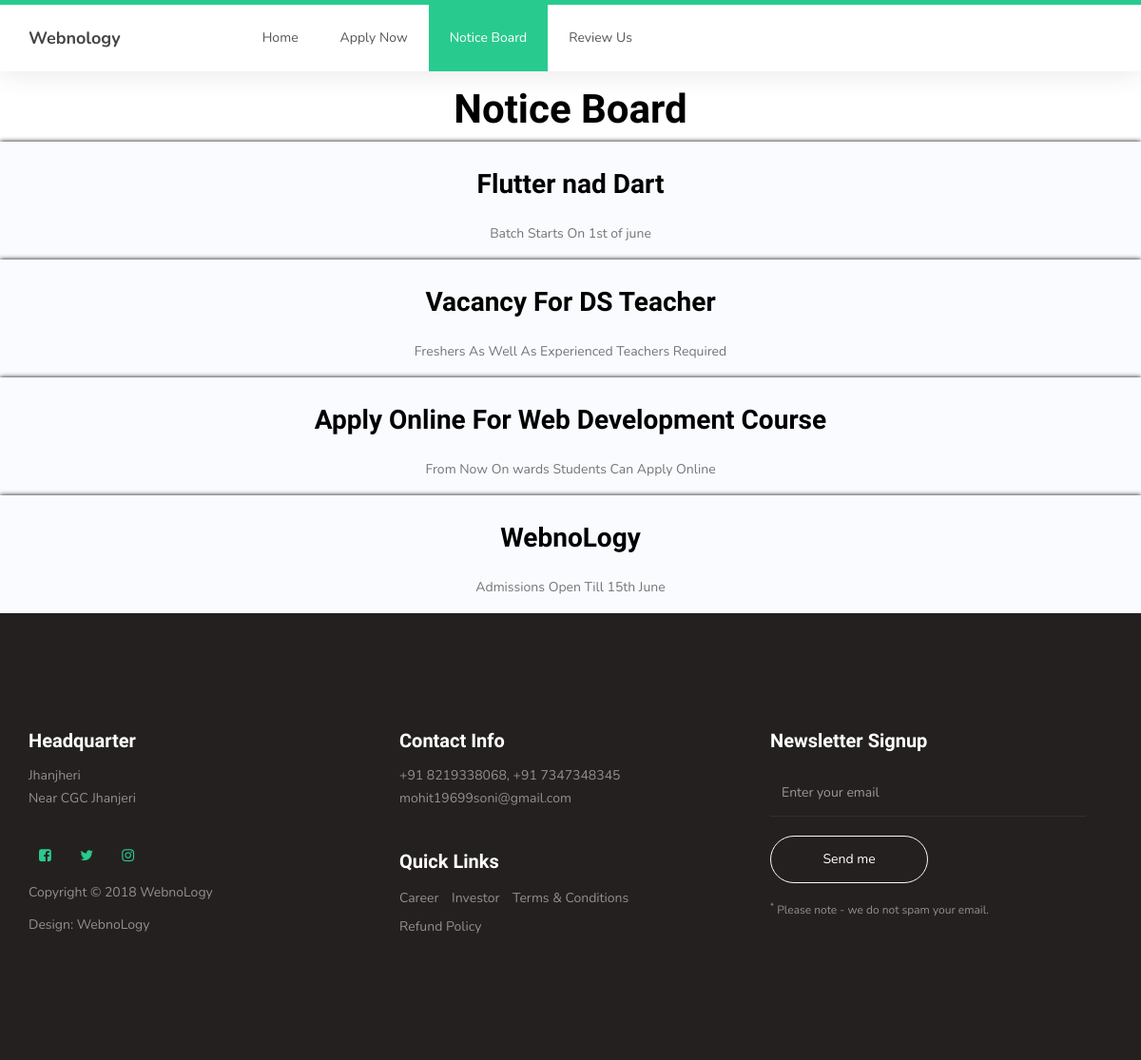
Page /notice.php on the committed database.
### tables this page shows
CREATE TABLE `notice` (
  `id` int(11) NOT NULL,
  `head` text NOT NULL,
  `disc` text NOT NULL
);

### notice.php (the view, shortened to what this page needs)
<?php include 'database.php'?>
<?php
$query="SELECT `head`,`disc` FROM `notice`";
$table=mysqli_query($link,$query);
$array=mysqli_fetch_all($table);
?>
<!DOCTYPE html>
<html lang="en">
<head>
     <link rel="stylesheet" href="css/bootstrap.min.css">
     <link rel="stylesheet" href="css/font-awesome.min.css">
     <link rel="stylesheet" href="css/owl.carousel.css">
     <link rel="stylesheet" href="css/owl.theme.default.min.css">
     <link rel="stylesheet" href="css/templatemo-style.css">
</head>
        <body id="top" data-spy="scroll" data-target=".navbar-collapse" data-offset="50">
     <section class="navbar custom-navbar navbar-fixed-top" role="navigation">
          <div class="container">
               <div class="navbar-header">
                    <a href="#" class="navbar-brand">Webnology</a>
               </div>
               <div class="collapse navbar-collapse">
                    <ul class="nav navbar-nav navbar-nav-first">
                         <li><a href="index.php" class="smoothScroll">Home</a></li>
                         <li><a href="courses.php" class="smoothScroll">Apply Now</a></li>
                       <li><a href="#top" class="smoothScroll">Notice Board</a></li>
                       <li><a href="comments.php" class="smoothScroll">Review Us</a></li>
                    </ul>
               </div>
          </div>
     </section>
<div class="">
<h1 class="high">Notice Board</h1>
<?php for($i=0;$i<count($array);$i++){
echo '
<div class="notice">
<h2 class="low"> '.$array[$i][0].' </h2>
<p class="lower">'.$array[$i][1].'</p>
</div>';
}
    ?>
</div>
     <footer id="footer">
          <div class="container">
               <div class="row">
                    <div class="col-md-4 col-sm-6">
                         <div class="footer-info">
                              <div class="section-title">
                                   <h2>Headquarter</h2>
                              </div>
                              <address>
                                   <p>Jhanjheri<br>Near CGC Jhanjeri</p>
                              </address>
                              <ul class="social-icon">
                                   <li><a href="#" class="fa fa-facebook-square" attr="facebook icon"></a></li>
                                   <li><a href="#" class="fa fa-twitter"></a></li>
                                   <li><a href="#" class="fa fa-instagram"></a></li>
                              </ul>
                              <div class="copyright-text">
                                   <p>Copyright &copy; 2018 WebnoLogy</p>
                                   <p>Design: <a rel="nofollow noopener" href="index.html"
                                   title="free templates" target="_parent">WebnoLogy</a></p>
                              </div>
                         </div>
                    </div>
                    <div class="col-md-4 col-sm-6">
                         <div class="footer-info">
                              <div class="section-title">
                                   <h2>Contact Info</h2>
                              </div>
                              <address>
                                   <p>+91 8219338068, +91 7347348345</p>
                                   <p><a href="mailto:mohit19699soni@gmail.com">mohit19699soni@gmail.com</a></p>
                              </address>
                              <div class="footer_menu">
                                   <h2>Quick Links</h2>
                                   <ul>
                                        <li><a href="courses.php">Career</a></li>
                                        <li><a href="#">Investor</a></li>
                                        <li><a href="terms.php">Terms & Conditions</a></li>
                                        <li><a href="terms.php">Refund Policy</a></li>
                                   </ul>
                              </div>
                         </div>
                    </div>
                    <div class="col-md-4 col-sm-12">
                         <div class="footer-info newsletter-form">
                              <div class="section-title">
                                   <h2>Newsletter Signup</h2>
                              </div>
                              <div>
                                   <div class="form-group">
                                        <form action="#" method="get">
                                             <input type="email" class="form-control" placeholder="Enter your email" name="email" id="email" required="">
                                             <input type="submit" class="form-control" name="submit" id="form-submit" value="Send me">
                                        </form>
                                        <span><sup>*</sup> Please note - we do not spam your email.</span>
                                   </div>
                              </div>
                         </div>
                    </div>
               </div>
          </div>
     </footer>
</body>
</html>

### css/templatemo-style.css (style rules this page uses)
body { background: #ffffff; font-family: 'Nunito', sans-serif; overflow-x: hidden; padding-top: 70px; }
h1,h2,h3,h4,h5,h6 { font-family: 'Muli', sans-serif; font-weight: bold; line-height: inherit; }
h1 { color: #252525; font-size: 3em; line-height: normal; }
h2 { color: #353535; font-size: 2em; padding-bottom: 10px; }
p { color: #757575; font-size: 14px; font-weight: normal; line-height: 24px; }
html { -webkit-font-smoothing: antialiased; }
a { color: #252525; -webkit-transition: 0.5s; transition: 0.5s; text-decoration: none !important; }
a, input, button, .form-control { -webkit-transition: 0.5s; transition: 0.5s; }
.section-title { padding-bottom: 40px; }
.section-title h2 { margin: 0; }
section { position: relative; padding: 100px 0; }
.custom-navbar { background: #ffffff; border-top: 5px solid #29ca8e; border-bottom: 0; -webkit-box-shadow: 0 1px 30px rgba(0, 0, 0, 0.1); -moz-box-shadow: 0 1px 30px rgba(0, 0, 0, 0.1); box-shadow: 0 1px 30px rgba(0, 0, 0, 0.1); padding: 12px 0; margin-bottom: 0; padding: 0; }
.custom-navbar .navbar-brand { color: #454545; font-size: 18px; font-weight: bold; line-height: 40px; }
.custom-navbar .navbar-nav.navbar-nav-first { margin-left: 8em; }
.custom-navbar .nav li a { line-height: 40px; color: #575757; padding-right: 22px; padding-left: 22px; }
.custom-navbar .nav li.active > a { background-color: #29ca8e; color: #ffffff; }
footer { background: #252020; padding: 120px 0; }
footer .section-title { padding-bottom: 10px; }
footer h2 { font-size: 20px; }
footer a, footer p { color: #909090; }
footer address p { margin-bottom: 0; }
footer .social-icon { margin-top: 25px; }
.footer-info { margin-right: 2em; }
.footer-info h2 { color: #ffffff; padding: 0; }
.footer_menu h2 { margin-top: 2em; }
.footer_menu ul { margin: 0; padding: 0; }
.footer_menu li { display: inline-block; list-style: none; margin: 5px 10px 5px 0; }
.newsletter-form .form-control { background: transparent; border-radius: 0; box-shadow: none; border: 0; border-bottom: 1px solid #303030; height: 50px; margin: 5px 0; }
.newsletter-form input[type="submit"] { background: transparent; border: 1px solid #f9f9f9; border-radius: 50px; color: #ffffff; display: block; margin-top: 20px; outline: none; width: 50%; }
.newsletter-form .form-group span { color: #909090; display: block; font-size: 12px; margin-top: 20px; }
.social-icon { position: relative; padding: 0; margin: 0; }
.social-icon li { display: inline-block; list-style: none; margin-bottom: 5px; }
.social-icon li a { border-radius: 100px; color: #29ca8e; font-size: 15px; width: 35px; height: 35px; line-height: 35px; text-decoration: none; text-align: center; transition: all 0.4s ease-in-out; position: relative; margin: 5px 5px 5px 0; }

### notice.php (style rules this page uses)
body { font: 12pt Georgia; }
.notice { background-color: #f9fbff; box-shadow: 0px 0px 5px black; padding: 5px; text-align: center; }
h1 { text-align: center; }
.low { text-align: center; color:black; }
.high { color: black; display:block; text-align:center; }

### rows in the picture
notice: head "Flutter nad Dart", disc "Batch Starts On 1st of june"
notice: head "Vacancy For DS Teacher", disc "Freshers As Well As Experienced Teachers Required"
notice: head "Apply Online For Web Development Course", disc "From Now On wards Students Can Apply Online"
notice: head "WebnoLogy", disc "Admissions Open Till 15th June"
